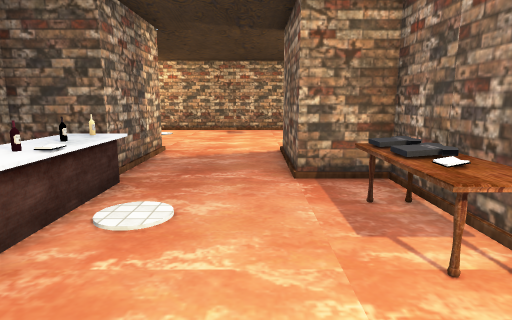
view 1 (above)

12 first-person views from a walk through a Unity game level. The camera is 1.5 m above the floor, tilts 10° down and sees 75° across. The floor is counted in squares, 1 m on a side. Each view is taken from the middle of a square. On the plan, view 1 faces up. The plan holds only what a view shows up to about 15 squares ahead; the rest is blank. The place goes on beyond the plan. The player character is not drawn. Some surface patterns are stand-ins.

view 2
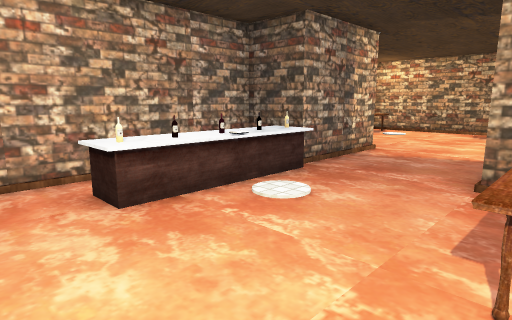

view 3
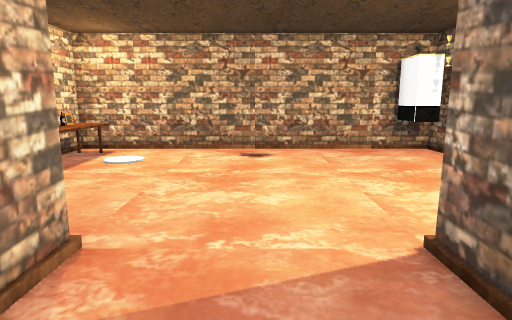

view 4
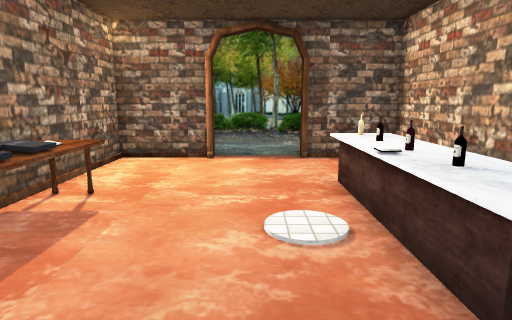

view 5
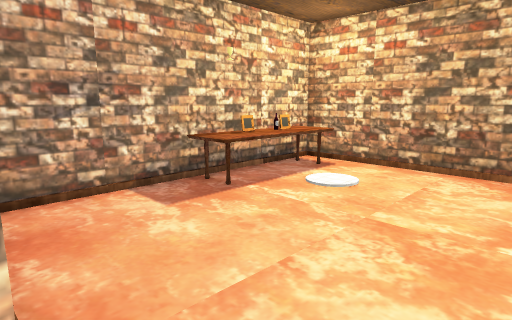

view 6
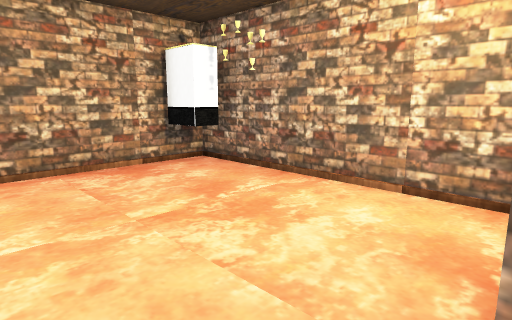

view 7
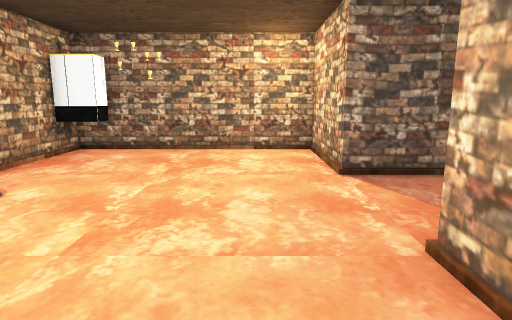

view 8
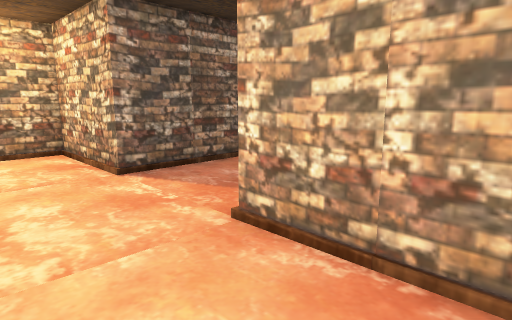

view 9
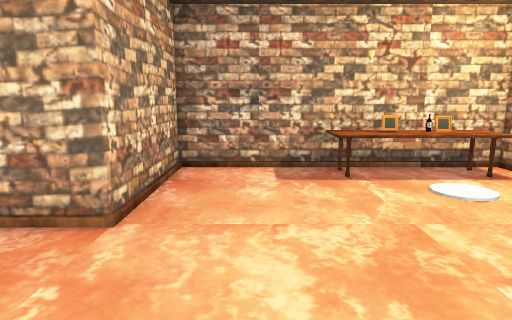

view 10
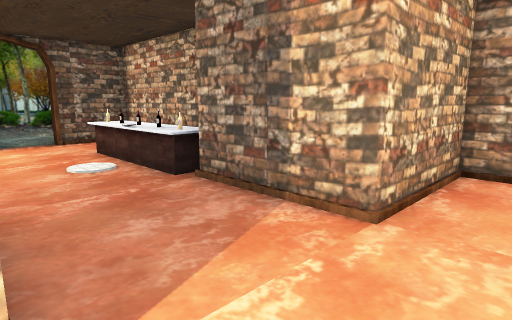

view 11
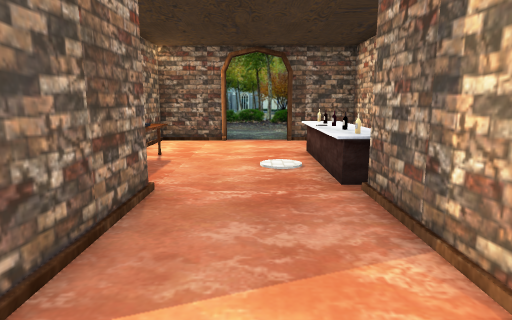

view 12
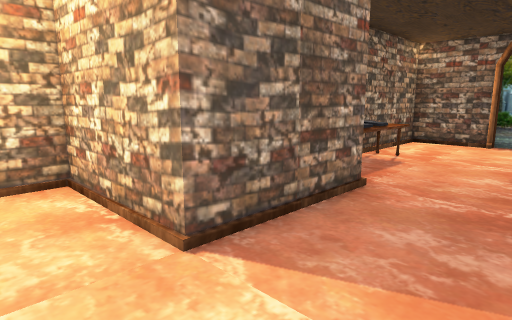

### Floor plan
Points are (right, up) in squares from view 1. A wall is a line through its corners. A room is listed if a view was taken in it or the views show most of it. See-through windows are left out.
Room 1 (views 1, 2, 3, 4, 5, 6, 7, 8, 9, 10, 11, 12)
walls: (4.2, 16.5) (3.5, 16.5) (3.5, 17.8); (0.1, -0.9) (2.7, -0.9) (2.7, 6.5) (0.8, 6.5) (0.8, 10.2) (4.5, 10.2) (4.5, 17.6) (-6.6, 17.6) (-6.6, 10.2) (-2.9, 10.2) (-2.9, 6.5) (-4.8, 6.5) (-4.8, -0.9) (-2.2, -0.9); (-2.2, -1.3) (0.1, -1.2)
low walls: (-2.6, 6.1) (-2.6, 4.4); (-2.6, 3.6) (-2.6, 1.8) (-3.6, 1.8)
objects: other object (-6, 14) to (-5, 17); other object (-6, 16); other object (-3, 4); other object (2, 3) to (2, 5)

Positions as (right, up) in squares from view 1, and headings:
1: (0, 0), facing up
2: (2, 0), facing up-left
3: (-1, 7), facing up
4: (-1, 8), facing down
5: (-1, 10), facing up-left
6: (-1, 10), facing up-right
7: (-6, 12), facing right
8: (-6, 13), facing down-right
9: (1, 12), facing left
10: (1, 12), facing down-left
11: (-1, 12), facing down
12: (-2, 12), facing down-right
